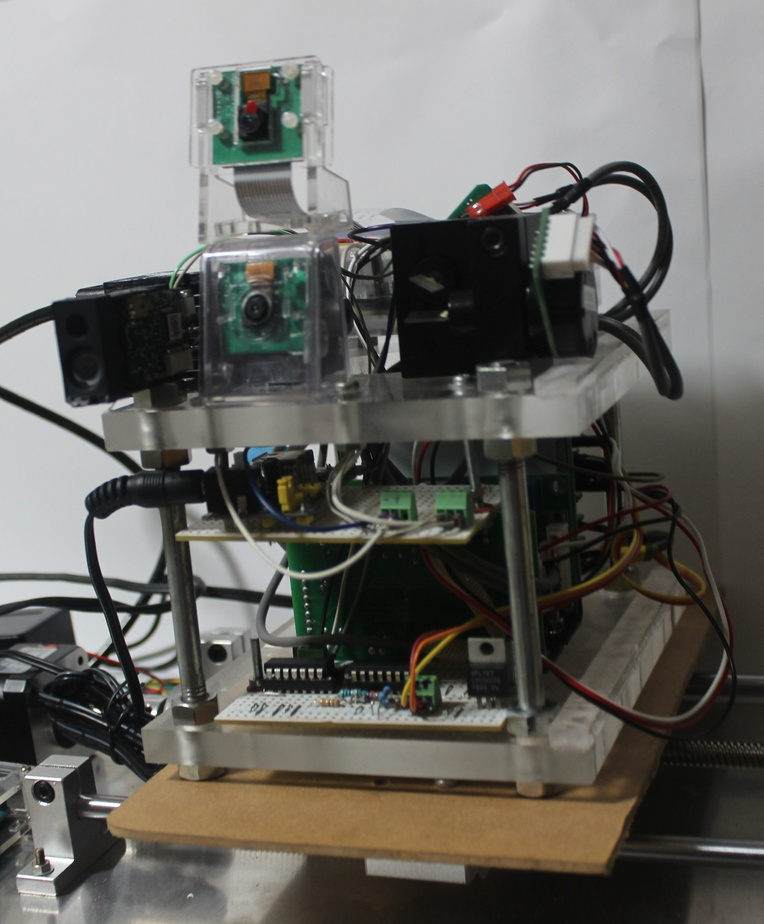
#> input picture General View_2.jpg, 764 x 924 px, shrunk from 2641 x 3193 before the run, given in place of the camera
$ python 6.1Stereo.py
#> lines starting #> are read from the running program, lines starting #| are printed output that depends on the picture; after the words box and inside, x2 and y2 are one past the last pixel; in counts of white or black regions, pixels touching at a corner belong together
import cv2
import numpy as np


minDisparity = 0;
numDisparities = 32;
blockSize = 1;
disp12MaxDiff = 2;
uniquenessRatio = 15;
speckleWindowSize = 100;
speckleRange = 5;

stereo = cv2.StereoSGBM_create(minDisparity = minDisparity,
        numDisparities = numDisparities,
        blockSize = blockSize,
        disp12MaxDiff = disp12MaxDiff,
        uniquenessRatio = uniquenessRatio,
        speckleWindowSize = speckleWindowSize,
        speckleRange = speckleRange
    )


camera1 = cv2.VideoCapture(1)
camera2 = cv2.VideoCapture(2)
while 1:
 (grabbed, frame1) = camera1.read()
#> frame1 is the input picture: shape (924, 764, 3); mean B, G, R 101.3, 106, 107.6
 (grabbed, frame2) = camera2.read()
# [23 lines of commented-out code are left out]
 disp = stereo.compute(frame1, frame2).astype(np.float32)
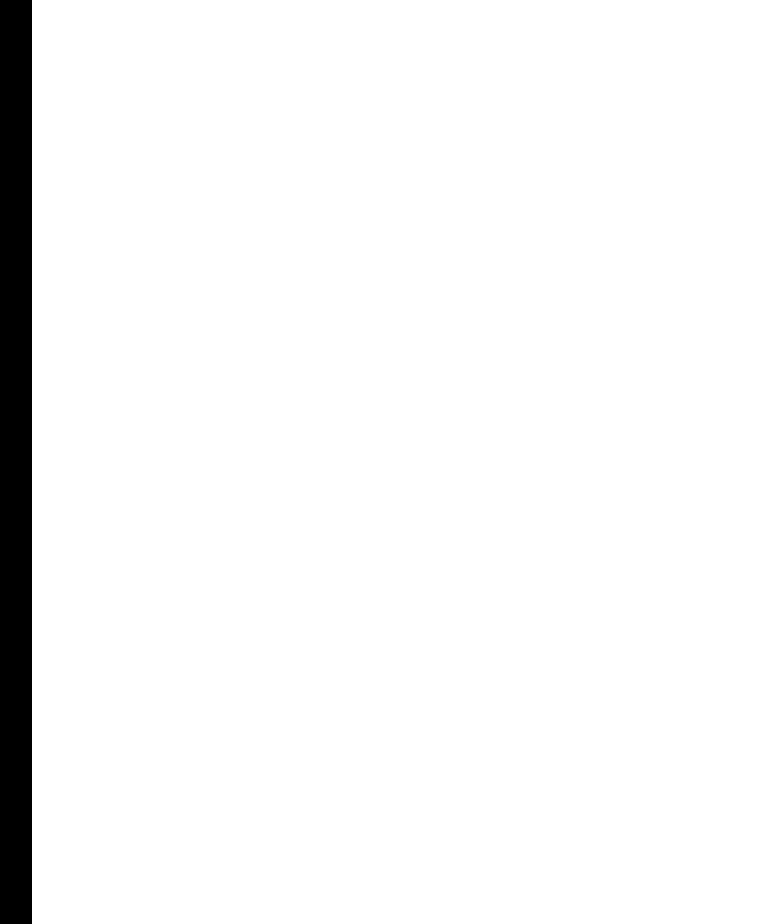
#> disp: shape (924, 764) float32; values -16 (black) and 0 (white), 95.8% white; 1 black region, box (x1, y1, x2, y2) and area: (0, 0, 32, 924) 29568
 disp = cv2.normalize(disp,0,255,cv2.NORM_MINMAX)
#
# Displaying the disparity map


 disp = cv2.erode(disp, None, iterations=1)
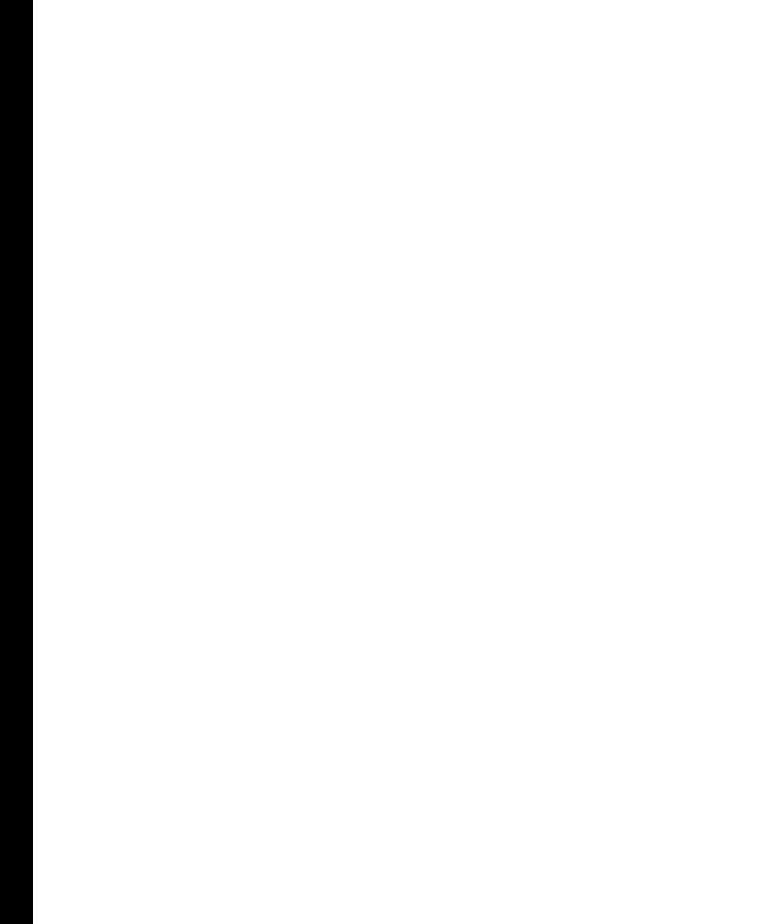
#> disp: shape (924, 764) float32; values -1.48 (black) and 0 (white), 95.7% white; 1 black region, box (x1, y1, x2, y2) and area: (0, 0, 33, 924) 30492
 disp = cv2.dilate(disp, None, iterations=1)

 cv2.imshow("disparity", disp)
 cv2.waitKey(1)
